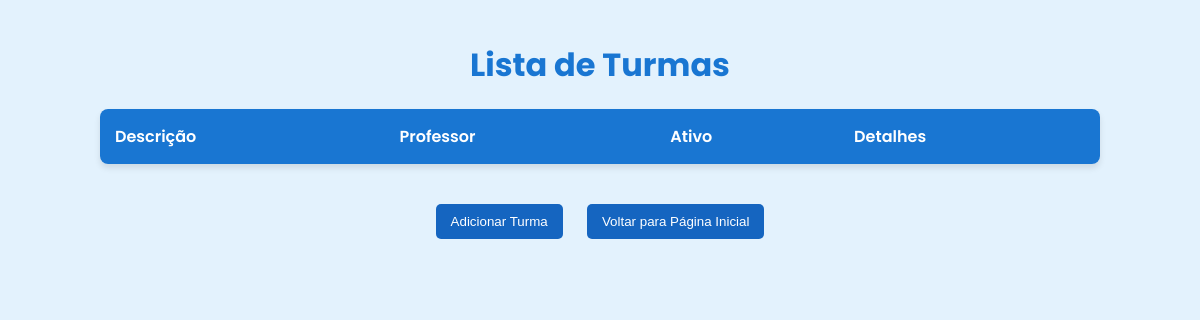
Page /turmas on the earlier database version.
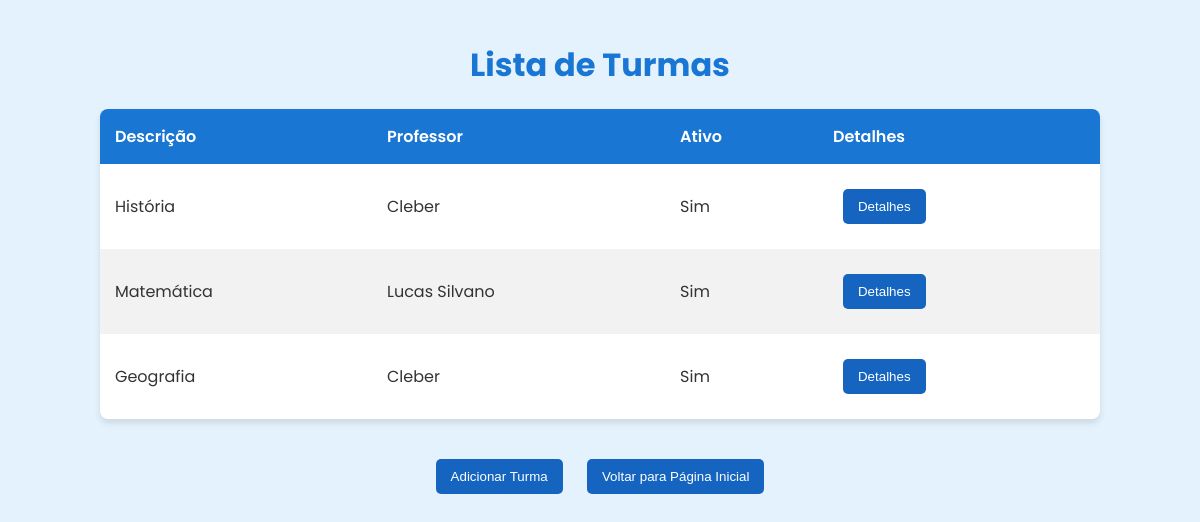
Same page on the later database version.
### model/model_turma.py (models this page shows, shortened)
class Turma(db.Model):
    __tablename__ = 'turmas'
    id = db.Column(db.Integer, primary_key=True)
    descricao = db.Column(db.String(80))
    ativo = db.Column(db.String, default="sim", nullable=False)
    prof_id = db.Column(db.Integer, db.ForeignKey('professores.id', ondelete="SET NULL"), nullable=True)
    professor = db.relationship('Professor', backref='turmas')
    def to_dict(self):
        return {
            "id": self.id,
            "descricao": self.descricao,
            "professor": self.professor.nome if self.professor is not None else "Professor excluido",
            "ativo": self.ativo
        }

### model/model_profs.py (models this page shows, shortened)
class Professor(db.Model):
    __tablename__ = 'professores'
    id = db.Column(db.Integer, primary_key=True)
    nome = db.Column(db.String(80))
    idade = db.Column(db.Integer)
    materia = db.Column(db.String(30))
    observacao = db.Column(db.String(30))

### routes/turmas_routes.py (the view)
@turmas_blueprint.route('/turmas', methods=['GET'])
def get_turmas():
    turmas = lista_turmas()
    return render_template("turmas.html", turmas=turmas)

### model/model_turma.py (called while the page is built)
def lista_turmas():
    turmas = Turma.query.all()
    return [turma.to_dict() for turma in turmas]

### templates/turmas.html (shortened to what this page needs)
<!DOCTYPE html>
<html lang="pt-BR">
<head>
</head>
<body>
    <h1>Lista de Turmas</h1>
    <table>
        <thead>
            <tr>
                <th>Descrição</th>
                <th>Professor</th>
                <th>Ativo</th>
                <th>Detalhes</th>
            </tr>
        </thead>
        <tbody>
            {% for turma in turmas %}
            <tr>
                <td>{{ turma.descricao }}</td>
                <td>{{ turma.professor }}</td>
                <td>{{ turma.ativo }}</td>
                <td>
                    <a href="{{ url_for('turmas.get_turmas_por_id', id_turma=turma.id) }}">
                        <button>Detalhes</button>
                    </a>
                </td>
            </tr>
            {% endfor %}
        </tbody>
    </table>
    <div class="container">
        <a href="{{ url_for('turmas.adicionar_turma_page',) }}">
            <button>Adicionar Turma</button>
        </a>
        <a href="{{ url_for('/.pagina_inicial',) }}">
            <button>Voltar para Página Inicial</button>
        </a>
    </div>
</body>
</html>

Differences in the rows shown:
added Turma: descricao "História", ativo "Sim"
added Professor: professor "Cleber" "Cleber"
added Turma: descricao "Matemática", ativo "Sim"
added Professor: professor "Lucas Silvano"
added Turma: descricao "Geografia", ativo "Sim"
Other differences:
new list line: "Detalhes"
